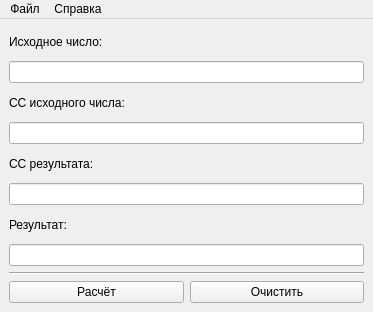
<?xml version="1.0" encoding="UTF-8"?>
<ui version="4.0">
 <class>MainWindow</class>
 <widget class="QMainWindow" name="MainWindow">
  <property name="geometry">
   <rect>
    <x>0</x>
    <y>0</y>
    <width>373</width>
    <height>312</height>
   </rect>
  </property>
  <property name="windowTitle">
   <string>AnyRadix</string>
  </property>
  <widget class="QWidget" name="centralwidget">
   <property name="enabled">
    <bool>true</bool>
   </property>
   <property name="layoutDirection">
    <enum>Qt::LeftToRight</enum>
   </property>
   <layout class="QVBoxLayout" name="verticalLayout">
    <item>
     <widget class="QLabel" name="inputNumLabel">
      <property name="text">
       <string>Исходное число:</string>
      </property>
     </widget>
    </item>
    <item>
     <widget class="QLineEdit" name="inputNumField"/>
    </item>
    <item>
     <widget class="QLabel" name="inputNumRadixLabel">
      <property name="text">
       <string>СС исходного числа:</string>
      </property>
     </widget>
    </item>
    <item>
     <widget class="QLineEdit" name="inputNumRadixField"/>
    </item>
    <item>
     <widget class="QLabel" name="resultRadixLabel">
      <property name="text">
       <string>СС результата:</string>
      </property>
     </widget>
    </item>
    <item>
     <widget class="QLineEdit" name="resultRadixField"/>
    </item>
    <item>
     <widget class="QLabel" name="resultLabel">
      <property name="text">
       <string>Результат:</string>
      </property>
     </widget>
    </item>
    <item>
     <widget class="QLineEdit" name="resultField"/>
    </item>
    <item>
     <widget class="Line" name="separator">
      <property name="orientation">
       <enum>Qt::Horizontal</enum>
      </property>
     </widget>
    </item>
    <item>
     <layout class="QHBoxLayout" name="horizontalLayout">
      <item>
       <widget class="QPushButton" name="translateButton">
        <property name="text">
         <string>Расчёт</string>
        </property>
       </widget>
      </item>
      <item>
       <widget class="QPushButton" name="clearButton">
        <property name="text">
         <string>Очистить</string>
        </property>
       </widget>
      </item>
     </layout>
    </item>
   </layout>
  </widget>
  <widget class="QMenuBar" name="menubar">
   <property name="geometry">
    <rect>
     <x>0</x>
     <y>0</y>
     <width>373</width>
     <height>26</height>
    </rect>
   </property>
   <widget class="QMenu" name="fileSubmenu">
    <property name="title">
     <string>Файл</string>
    </property>
    <addaction name="fileExitAction"/>
   </widget>
   <widget class="QMenu" name="helpSubmenu">
    <property name="title">
     <string>Справка</string>
    </property>
    <addaction name="aboutAction"/>
   </widget>
   <addaction name="fileSubmenu"/>
   <addaction name="helpSubmenu"/>
  </widget>
  <action name="fileExitAction">
   <property name="text">
    <string>Выход</string>
   </property>
  </action>
  <action name="aboutAction">
   <property name="text">
    <string>Об Авторах</string>
   </property>
  </action>
 </widget>
 <resources/>
 <connections/>
</ui>
